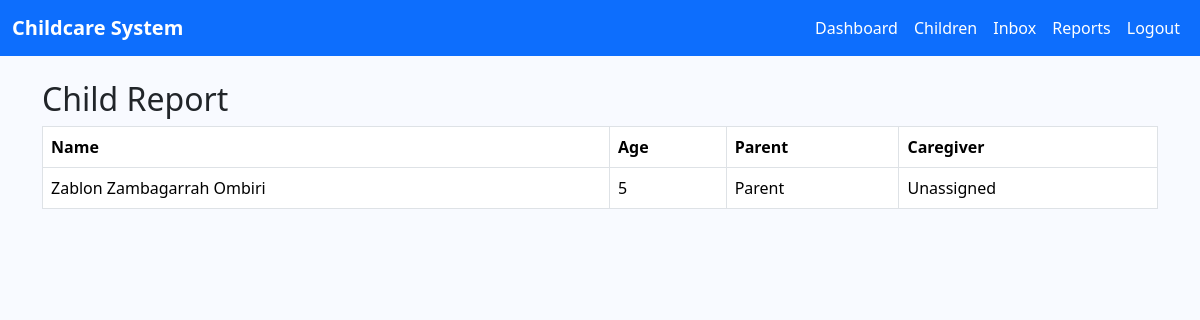
Before: /reports/children/ (signed in) with the older database file.
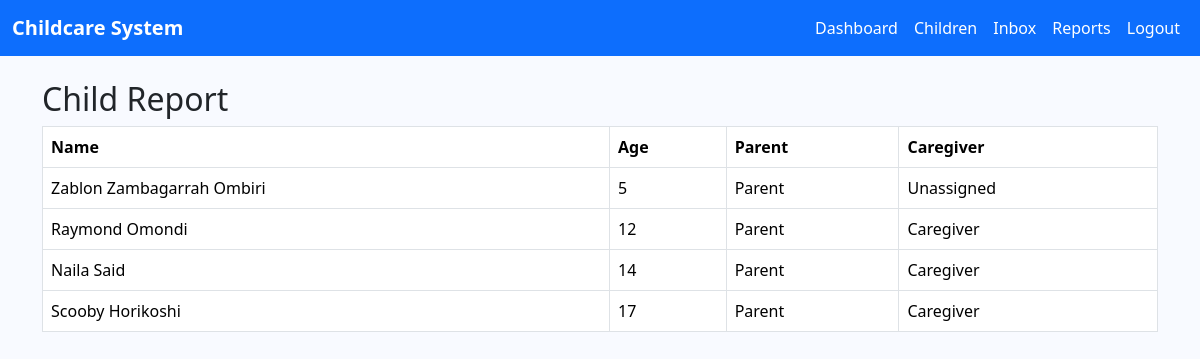
After: the same page with the newer database file.
### core/models.py (models this page shows, shortened)
class Child(models.Model):
    name = models.CharField(max_length=100)
    age = models.PositiveIntegerField()
    parent = models.ForeignKey(
        settings.AUTH_USER_MODEL,
        on_delete=models.CASCADE,
        limit_choices_to={'role': 'PARENT'},
        related_name='children_as_parent'
    )
    caregiver = models.ForeignKey(
        settings.AUTH_USER_MODEL,
        on_delete=models.SET_NULL,
        null=True, blank=True,
        limit_choices_to={'role': 'CAREGIVER'},
        related_name='children_as_caregiver'
    )

class User(AbstractUser):
    ROLE_CHOICES = (
        ('ADMIN', 'Administrator'),
        ('CAREGIVER', 'Caregiver'),
        ('PARENT', 'Parent'),
    )
    role = models.CharField(max_length=15, choices=ROLE_CHOICES, default='PARENT')

### core/views.py (the view)
# urls.py: path('reports/children/', views.child_report, name='child_report'),
@login_required
def child_report(request):
    if request.user.role == 'ADMIN':
        children = Child.objects.all()
    elif request.user.role == 'PARENT':
        children = request.user.children_as_parent.all()
    elif request.user.role == 'CAREGIVER':
        children = request.user.children_as_caregiver.all()
    else:
        children = []
    return render(request, 'child_report.html', {'children': children})

### core/templates/child_report.html (shortened to what this page needs)
{% extends 'base.html' %}
{% block content %}
<h2>Child Report</h2>
<table class="table table-bordered">
    <tr>
        <th>Name</th>
        <th>Age</th>
        <th>Parent</th>
        <th>Caregiver</th>
    </tr>
    {% for child in children %}
    <tr>
        <td>{{ child.name }}</td>
        <td>{{ child.age }}</td>
        <td>{{ child.parent.username }}</td>
        <td>
            {% if child.caregiver %}
                {{ child.caregiver.username }}
            {% else %}
                Unassigned
            {% endif %}
        </td>
    </tr>
    {% endfor %}
</table>
{% endblock %}

Changed rows visible on the page:
added Child: name "Raymond Omondi", age "12", parent.username "Parent", caregiver.username "Caregiver"
added Child: name "Naila Said", age "14", parent.username "Parent", caregiver.username "Caregiver"
added Child: name "Scooby Horikoshi", age "17", parent.username "Parent", caregiver.username "Caregiver"
